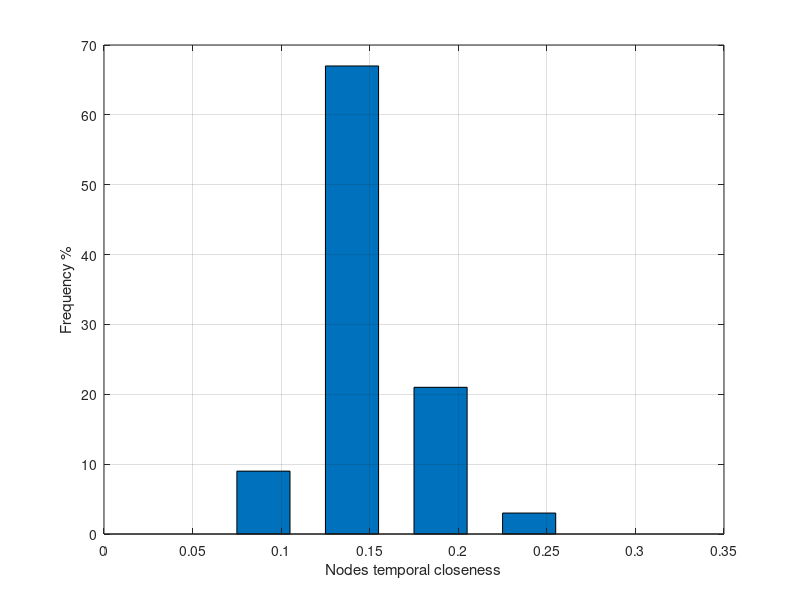

Reproduce this figure in MATLAB.
%  read labels and x-y data
data = load('MarkovImportantNodesCloseness.txt');     %  read data into the my_xy matrix
%x=['2 \lt 2.25','2 \lt 2.25','2 \lt 2.25','2 \lt 2.25','2 \lt 2.25','2 \lt 2.25','2 \lt 2.25','2 \lt 2.25' ];
%y = randn(10000,1);

[a,b]=hist(data(:),0.04:0.05:0.24); 
bar(b,a,0.60);
%[h,b] = std(data(:));
%figure;
%plot(b,h);
xlabel('Nodes temporal closeness');
ylabel('Frequency %');
grid on;

%plot(Prob,Err1,'r.-',Prob,Err2,'b.-',Prob,Err3,'g.-',Prob,Err4,'c.-',Prob,Err5,'y.-');
%xlabel('P_{err}');           % add axis labels and plot title
%ylabel('Temporal Robustness');

%axis([0.000075 1.000 0.0 1.000],[0.000075 1.000 0.0 1.000]);
%set(gca,'XGrid','on','YGrid','on');
%set(gca,'gridlinestyle','--')
%grid on;
%legend('p = 10^{-4}','p = 10^{-3}','p = 10^{-2}','p = 10^{-1}','p = 1');

%title('Mean monthly precipitation at Portland International Airport');
%plot(Prob,EffSim,'bx-',Prob,EffTheor,'ro-');     %  plot precip vs. month with circles
